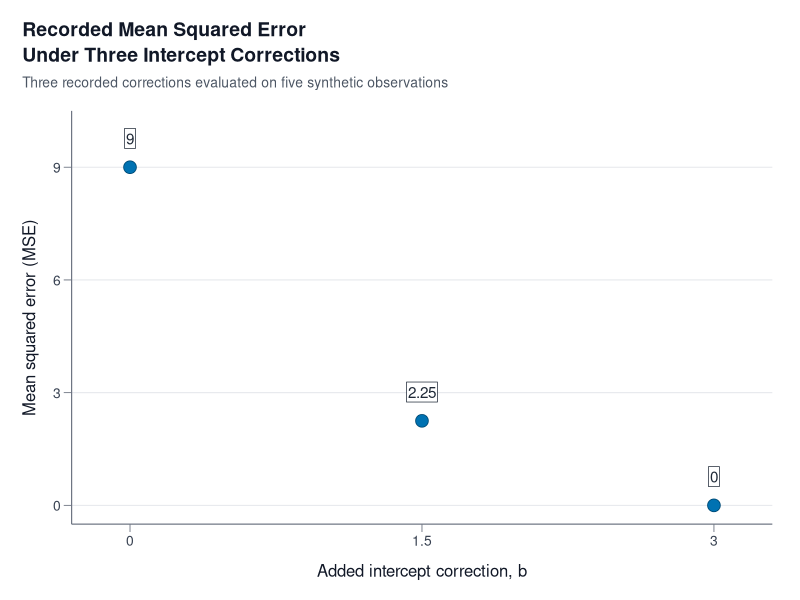

The R source for this figure:
library(ggplot2)

fig_intercept_error_data <- data.frame(
  b = c(0, 1.5, 3),
  MSE = c(9, 2.25, 0),
  label = c("9", "2.25", "0"),
  label_y = c(9.5, 2.75, 0.5)
)

fig_intercept_error_caption <- paste0(
  "MSE calculated on the same five observations used to determine the correction. ",
  "One deterministic calculation; no held-out evaluation."
)

# Explicit dimensions for the rendering wrapper; no files are saved here.
fig_intercept_error_export <- list(
  width = 8,
  height = 5.6,
  units = "in",
  dpi = 300
)

# Use the permitted built-in sans font family.
fig_intercept_error <- ggplot(
  fig_intercept_error_data,
  aes(x = b, y = MSE)
) +
  geom_point(
    shape = 21,
    size = 4,
    fill = "#0072B2",
    colour = "#004B76",
    stroke = 0.45,
    alpha = 1
  ) +
  geom_label(
    aes(y = label_y, label = label),
    hjust = 0.5,
    vjust = 0,
    family = "sans",
    fontface = "plain",
    size = 11 / .pt,
    colour = "#1F2937",
    fill = "white",
    alpha = 1,
    linewidth = 0,
    label.padding = unit(0.08, "lines"),
    label.r = unit(0, "pt"),
    show.legend = FALSE
  ) +
  scale_x_continuous(
    limits = c(-0.3, 3.3),
    breaks = c(0, 1.5, 3),
    labels = c("0", "1.5", "3"),
    expand = c(0, 0)
  ) +
  scale_y_continuous(
    limits = c(-0.5, 10.5),
    breaks = c(0, 3, 6, 9),
    labels = c("0", "3", "6", "9"),
    expand = c(0, 0)
  ) +
  labs(
    title = "Recorded Mean Squared Error\nUnder Three Intercept Corrections",
    subtitle = paste0(
      "Three recorded corrections evaluated on five synthetic observations"
    ),
    x = "Added intercept correction, b",
    y = "Mean squared error (MSE)"
  ) +
  theme_minimal(base_family = "sans", base_size = 10) +
  theme(
    plot.background = element_rect(fill = "white", colour = NA),
    panel.background = element_rect(fill = "white", colour = NA),
    panel.border = element_blank(),
    panel.ontop = FALSE,
    panel.grid.major.y = element_line(
      colour = "#E5E7EB",
      linewidth = 0.35,
      linetype = "solid"
    ),
    panel.grid.major.x = element_blank(),
    panel.grid.minor = element_blank(),
    axis.line = element_blank(),
    axis.line.x.bottom = element_line(
      colour = "#6B7280", linewidth = 0.4
    ),
    axis.line.y.left = element_line(
      colour = "#6B7280", linewidth = 0.4
    ),
    axis.ticks = element_blank(),
    axis.ticks.x.bottom = element_line(
      colour = "#6B7280", linewidth = 0.3
    ),
    axis.ticks.y.left = element_line(
      colour = "#6B7280", linewidth = 0.3
    ),
    axis.ticks.length = unit(2, "mm"),
    axis.text = element_text(
      family = "sans", size = 10, colour = "#374151"
    ),
    axis.title.x = element_text(
      family = "sans", face = "plain", size = 12,
      colour = "#111827", margin = margin(t = 10, unit = "pt")
    ),
    axis.title.y = element_text(
      family = "sans", face = "plain", size = 12,
      colour = "#111827", margin = margin(r = 10, unit = "pt")
    ),
    plot.title.position = "plot",
    plot.title = element_text(
      family = "sans", face = "bold", size = 14,
      colour = "#111827", hjust = 0, lineheight = 1.1,
      margin = margin(b = 7, unit = "pt")
    ),
    plot.subtitle = element_text(
      family = "sans", face = "plain", size = 10,
      colour = "#4B5563", hjust = 0,
      margin = margin(b = 14, unit = "pt")
    ),
    plot.margin = margin(
      t = 16, r = 20, b = 14, l = 16, unit = "pt"
    ),
    legend.position = "none"
  )

p <- fig_intercept_error
p
